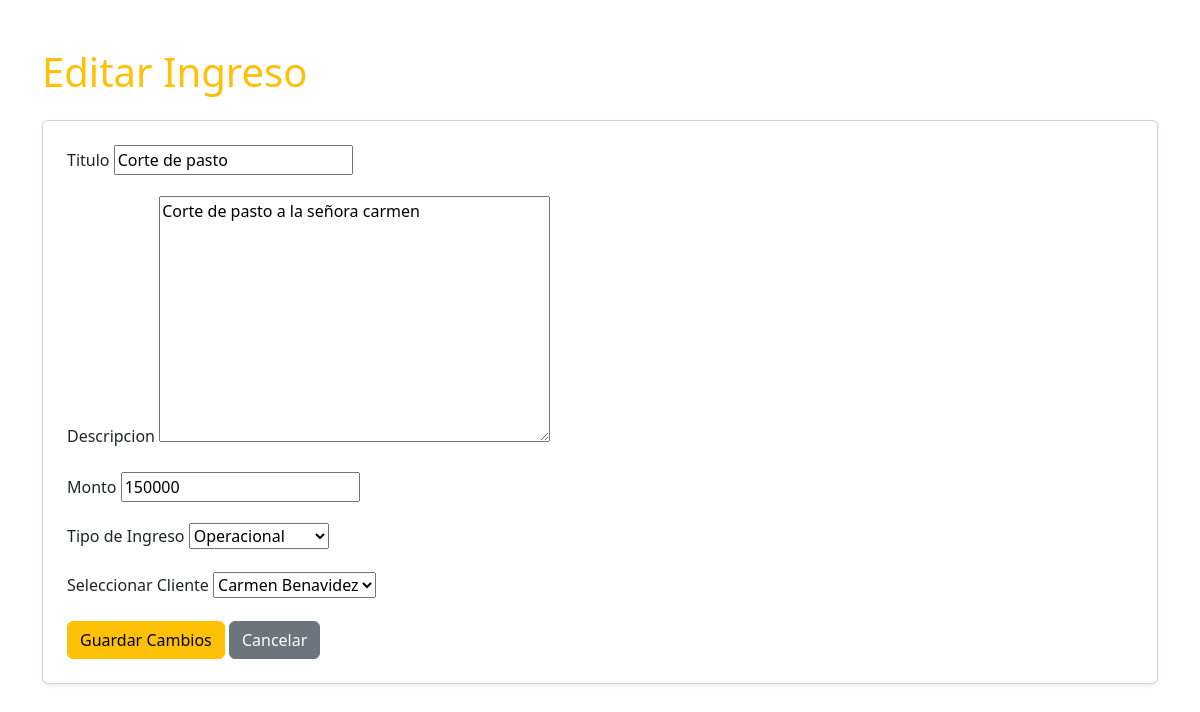
Page /movimientos/editar/ingreso/6/ (signed in) on the committed database.
### contabilidad/models.py (models this page shows, shortened)
class Ingreso(models.Model):
    titulo = models.CharField(max_length=100)
    descripcion = models.TextField(blank=True)
    monto = models.PositiveIntegerField()
    fecha = models.DateField(auto_now_add=True)
    operacional_noperacional = models.CharField(
        max_length=20,
        default='Operacional',
        choices=[
            ('Operacional', 'Operacional'),
            ('No Operacional', 'No Operacional')
        ],
        verbose_name="Tipo de Ingreso"
    )
    creado_por = models.ForeignKey(User, on_delete=models.SET_NULL, null=True)
    creado_por_nombre_fijo = models.CharField(max_length=150, null=True, blank=True)
    cliente_link = models.ForeignKey(Cliente, on_delete=models.SET_NULL, null=True, blank=True, verbose_name="Seleccionar Cliente")
    activo = models.BooleanField(default=True)

### contabilidad/views.py (the view)
# urls.py: path("movimientos/editar/<str:movimiento_tipo>/<int:movimiento_id>/", views.editar_movimiento, name="editar_movimiento"),
@login_required
def editar_movimiento(request, movimiento_tipo, movimiento_id):
    if not (request.user.groups.filter(name='Administrador').exists() or request.user.is_superuser):
        return redirect('dashboard')
    if movimiento_tipo == 'ingreso':
        movimiento = get_object_or_404(Ingreso, id=movimiento_id)
        datos_previos = f"Titulo: {movimiento.titulo}, Descripción: {movimiento.descripcion}, Monto: {movimiento.monto}, Operacional/No Operacional: {movimiento.operacional_noperacional}, Cliente: {movimiento.cliente_link}"
        FormClass = IngresoForm
        template_name = 'ingresos/editar_ingreso.html'
    elif movimiento_tipo == 'egreso':
        movimiento = get_object_or_404(Egreso, id=movimiento_id)
        datos_previos = f"Titulo: {movimiento.titulo}, Descripción: {movimiento.descripcion}, Costo: {movimiento.costo}, Costo/Gasto: {movimiento.costo_gasto}"
        FormClass = EgresoForm
        template_name = 'egresos/editar_egreso.html'
    elif movimiento_tipo == 'inventario':
        movimiento = get_object_or_404(InventarioItem, id=movimiento_id)
        FormClass = InventarioForm
        template_name = 'inventario/editar_item.html'
    else:
        messages.error(request, "Tipo de movimiento inválido.")
        return redirect('dashboard')
    if request.method == 'POST':
        form = FormClass(request.POST, instance=movimiento)
        if form.is_valid():
            AuditoriaMovimiento.objects.create(
                tipo_movimiento=movimiento_tipo.capitalize(),
                id_original=movimiento_id,
                accion='EDICION',
                usuario=request.user,
                detalles_anteriores=datos_previos
            )
            form.save()
            return redirect('dashboard')
        else:
            messages.error(request, "Corrige los errores del formulario.")
    else:
        form = FormClass(instance=movimiento)
    return render(request, template_name, {
        'form': form,
        'movimiento': movimiento
    })

### contabilidad/forms.py
class IngresoForm(forms.ModelForm):
    class Meta:
        model = Ingreso
        fields = [
            'titulo',
            'descripcion',
            'monto',
            'operacional_noperacional',
            'cliente_link'
        ]

### contabilidad/models.py (called while the page is built)
    def __str__(self):
        return self.nombre

### contabilidad/templates/ingresos/editar_ingreso.html (shortened to what this page needs)
<!DOCTYPE html>
<html lang="es">
<head>
    <link href="https://cdn.jsdelivr.net/npm/bootstrap@5.3.0/dist/css/bootstrap.min.css" rel="stylesheet">
</head>
<body>
<div class="container mt-5">
    <h1 class="mb-4 text-warning">Editar Ingreso</h1>
    <div class="card p-4 shadow-sm">
        <form method="post">
            {% for field in form %}
                <div class="mb-3">
                    <label class="form-label">{{ field.label }}</label>
                    {{ field }}
                </div>
            {% endfor %}
            <button class="btn btn-warning">Guardar Cambios</button>
            <a href="{% url 'dashboard' %}" class="btn btn-secondary">Cancelar</a>
        </form>
    </div>
</html>

### rows in the picture
Ingreso: form "Corte de pasto" "Corte de pasto a la señora carmen" "150000" "Operacional" "Carmen Benavidez"

### other values in the picture
{{ field.label }} "Titulo" "Descripcion" "Monto" "Tipo de Ingreso" "Seleccionar Cliente"
